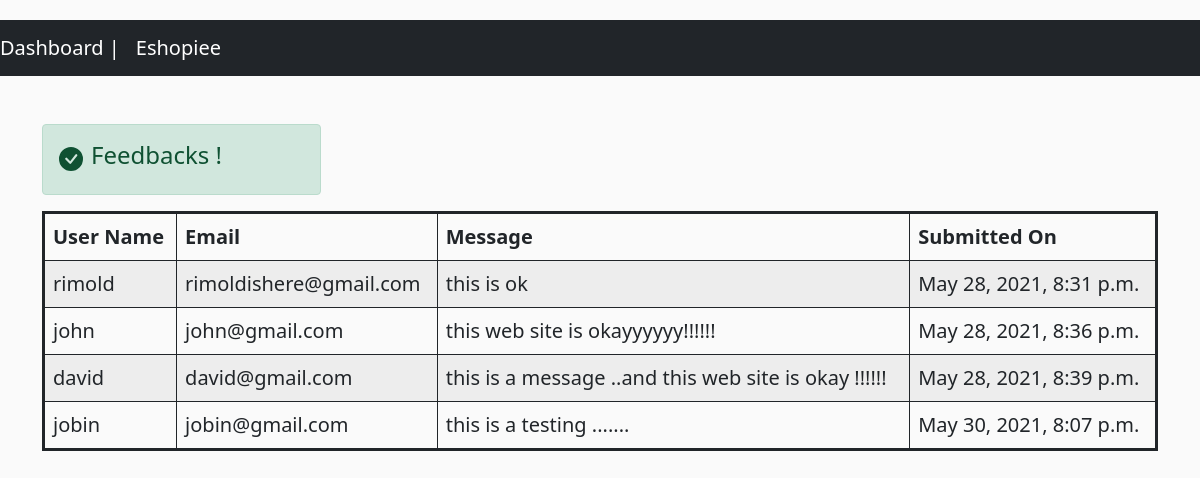
Before: /dash/listfeedback/ with the older database file.
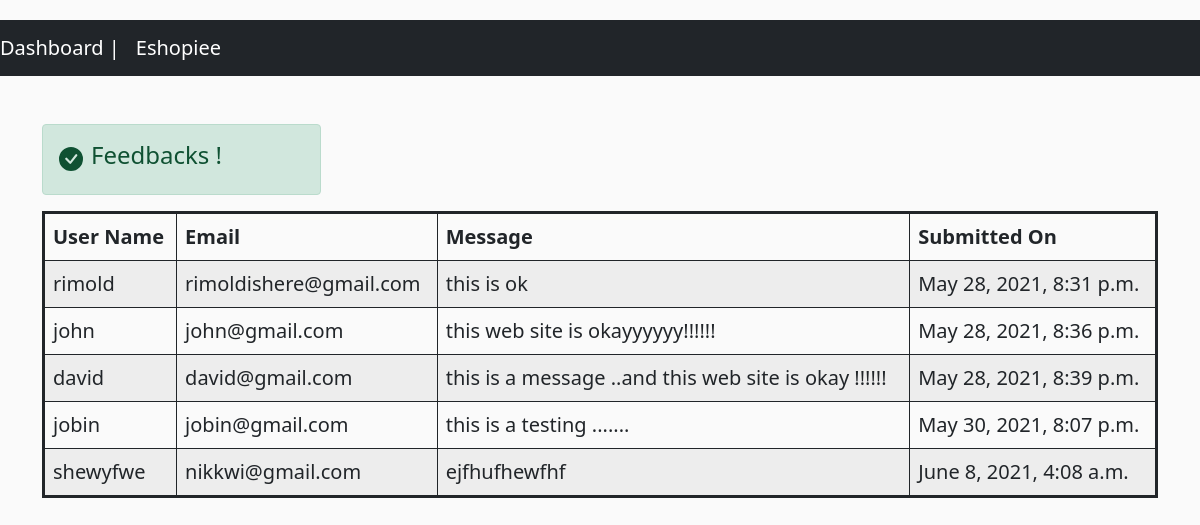
After: the same page with the newer database file.
### store/models.py (models this page shows, shortened)
class ContactModel(models.Model):
    name=models.CharField(max_length=200)
    email=models.EmailField()
    message=models.TextField()
    submitted_at = models.DateTimeField(auto_now_add=True)
    updated_at = models.DateTimeField(auto_now=True)

### adminpanel/views.py (the view)
# urls.py: path('listfeedback/',listfeedback.as_view(),name='listfeedback'),
class listfeedback(View):
	template_name = 'list_feedback.html'
	def get(self,request):
		feed = ContactModel.objects.all()
		mydictionary={
			'cat': feed
		}
		return render(request,self.template_name,mydictionary)

### adminpanel/templates/list_feedback.html (shortened to what this page needs)
{% extends 'list_product.html' %}
{% block content %}
<div class="container mt-5">
    <div class="alert alert-success d-flex align-items-center w-25" role="alert">
      <h4 class="alert-heading">Feedbacks !</h4>
    </div>
    <table class="
          table table-bordered table-striped table-hover
          lead
          border border-dark border-3
        ">
      <thead>
        <tr>
          <th scope="col">User Name</th>
          <th scope="col">Email</th>
          <th scope="col">Message</th>
          <th scope="col">Submitted On</th>
        </tr>
      </thead>
      <tbody>
        {% for item in cat %}
        <tr>
          <td>{{item.name}}</td>
          <td>{{item.email}}</td>
          <td>{{item.message}}</td>
          <td>{{item.submitted_at}}</td>
        </tr>
        {% endfor %}
      </tbody>
    </table>
  </div>
{% endblock %}

### adminpanel/templates/list_product.html (shortened to what this page needs)
{% extends 'base1.html' %}
{% load static %}

### adminpanel/templates/base1.html (shortened to what this page needs)
{% load static %}
<!doctype html>
<html lang="en">
  <head>
    <link href="https://cdn.jsdelivr.net/npm/bootstrap@5.0.1/dist/css/bootstrap.min.css" rel="stylesheet">
    <link rel="stylesheet" href="{% static 'css/product.css' %}">
  </head>
  <body>
    <nav class="navbar navbar-expand-lg navbar-dark bg-dark mb-5">
      <a class="navbar-brand" href="/dash">Dashboard |</a>
      <div class="collapse navbar-collapse" id="navbarSupportedContent">
        <ul class="navbar-nav mr-auto">
          <li class="nav-item">
            <a class="navbar-brand" href="/">Eshopiee</a>
          </li>
        </ul>
      </div>
    </nav>
    {% block content %}
    {% endblock %}
  </body>
</html>

### static/css/product.css (style rules this page uses)
body { margin-top:20px; background:#FAFAFA; }

Changed rows visible on the page:
added ContactModel: name "shewyfwe", email "nikkwi@gmail.com", message "ejfhufhewfhf", submitted_at "June 8, 2021, 4:08 a.m."
